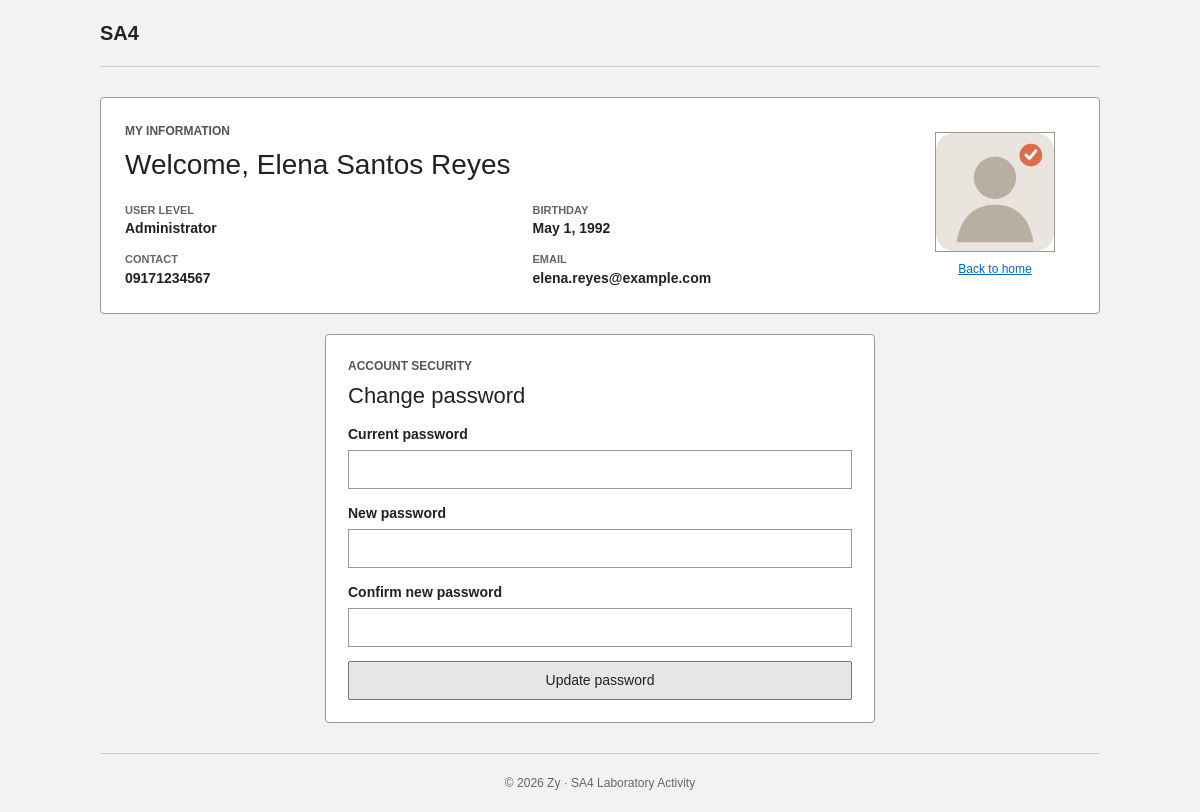
Screenshot of /Admin_changepass.php (signed in) with the database file from the repository.
### tables this page shows
CREATE TABLE IF NOT EXISTS users (
    ID INT UNSIGNED AUTO_INCREMENT PRIMARY KEY,
    Firstname VARCHAR(80) NOT NULL,
    Lastname VARCHAR(80) NOT NULL,
    Middlename VARCHAR(80) NOT NULL DEFAULT '',
    Contactno VARCHAR(30) NOT NULL DEFAULT '',
    Email VARCHAR(150) NOT NULL UNIQUE,
    Birthday DATE NOT NULL,
    username VARCHAR(60) NOT NULL UNIQUE,
    password VARCHAR(255) NOT NULL,
    accesslevel ENUM('user', 'administrator') NOT NULL DEFAULT 'user',
    status ENUM('active', 'disabled') NOT NULL DEFAULT 'active',
    image VARCHAR(255) DEFAULT NULL,
    created_at TIMESTAMP DEFAULT CURRENT_TIMESTAMP
);

### includes/bootstrap.php (the view, shortened to what this page needs)
<?php
function db(): PDO
{
    static $pdo = null;
    try {
        $pdo = new PDO(
            'mysql:host=' . DB_HOST . ';dbname=' . DB_NAME . ';charset=utf8mb4',
            DB_USER,
            DB_PASS,
            [
                PDO::ATTR_ERRMODE => PDO::ERRMODE_EXCEPTION,
                PDO::ATTR_DEFAULT_FETCH_MODE => PDO::FETCH_ASSOC,
                PDO::ATTR_EMULATE_PREPARES => false,
            ]
        );
    } catch (PDOException $exception) {
        http_response_code(500);
        exit('Database unavailable. Import database.sql in phpMyAdmin, then refresh this page.');
    }
    return $pdo;
}
function e(?string $value): string
{
    return htmlspecialchars($value ?? '', ENT_QUOTES, 'UTF-8');
}
function require_login(?string $role = null): array
{
    $statement = db()->prepare('SELECT * FROM users WHERE ID = ? LIMIT 1');
    $statement->execute([(int) $_SESSION['user_id']]);
    $user = $statement->fetch();
    return $user;
}
function profile_image(array $user): string
{
    $image = $user['image'] ?? '';
    return 'assets/avatar.svg';
}
function render_header(string $title): void
{
    echo '<!doctype html><html lang="en"><head><meta charset="utf-8"><meta name="viewport" content="width=device-width,initial-scale=1">';
    echo '<title>' . e($title) . ' | SA4 UserHub</title><link rel="stylesheet" href="assets/style.css"></head><body>';
    echo '<div class="page-shell"><header class="site-header"><a class="brand" href="index.php">SA4</a></header><main>';
}
function render_footer(): void
{
    echo '</main><footer>&copy; ' . date('Y') . ' Zy &middot; SA4 Laboratory Activity</footer></div></body></html>';
}
function render_profile(array $user, string $back = ''): void
{
    echo '<section class="profile-card"><div class="profile-copy">';
    echo '<p class="eyebrow">My information</p><h1>Welcome, ' . e($user['Firstname'] . ' ' . $user['Middlename'] . ' ' . $user['Lastname']) . '</h1>';
    echo '<div class="details"><div><span>User level</span><strong>' . e(ucfirst($user['accesslevel'])) . '</strong></div>';
    echo '<div><span>Birthday</span><strong>' . e(date('F j, Y', strtotime($user['Birthday']))) . '</strong></div>';
    echo '<div><span>Contact</span><strong>' . e($user['Contactno']) . '</strong></div>';
    echo '<div><span>Email</span><strong>' . e($user['Email']) . '</strong></div></div></div>';
    echo '<div class="profile-photo"><img src="' . e(profile_image($user)) . '" alt="Profile picture">';
    if ($back !== '') echo '<a href="' . e($back) . '">Back to home</a>';
    echo '</div></section>';
}

### assets/style.css (style rules this page uses)
* { box-sizing: border-box; }
body { margin: 0; background: #f2f2f2; color: #222; font-family: Arial, Helvetica, sans-serif; font-size: 14px; line-height: 1.5; }
.page-shell { width: 95%; max-width: 1000px; min-height: 100vh; margin: 0 auto; display: flex; flex-direction: column; }
.site-header { display: flex; align-items: center; justify-content: space-between; padding: 18px 0; border-bottom: 1px solid #ccc; }
.brand { color: #222; font-size: 20px; font-weight: bold; text-decoration: none; }
.tag, p { color: #555; }
main { flex: 1; padding: 30px 0; }
footer { padding: 20px 0; border-top: 1px solid #ccc; color: #666; font-size: 12px; text-align: center; }
h1, h2 { margin: 0 0 15px; font-family: Arial, Helvetica, sans-serif; font-weight: normal; line-height: 1.2; }
h1 { font-size: 28px; }
a { color: #0066cc; }
.eyebrow { margin: 0 0 8px; color: #555; font-size: 12px; font-weight: bold; text-transform: uppercase; }
.panel, .profile-card { background: #fff; border: 1px solid #999; border-radius: 4px; }
.profile-card { display: grid; grid-template-columns: 1fr 160px; padding: 24px; }
.details { display: grid; grid-template-columns: repeat(2, minmax(160px, 1fr)); gap: 12px 25px; margin-top: 20px; }
.details span { display: block; color: #666; font-size: 11px; font-weight: bold; text-transform: uppercase; }
.profile-photo { display: flex; flex-direction: column; align-items: center; justify-content: center; gap: 8px; }
.profile-photo img { width: 120px; height: 120px; border: 1px solid #999; border-radius: 0; object-fit: cover; }
.profile-photo a { font-size: 12px; }

### rows the page displays
users: Firstname+Middlename+Lastname "Elena Santos Reyes", accesslevel "Administrator", Birthday "May 1, 1992", Contactno "09171234567", Email "elena.reyes@example.com"
